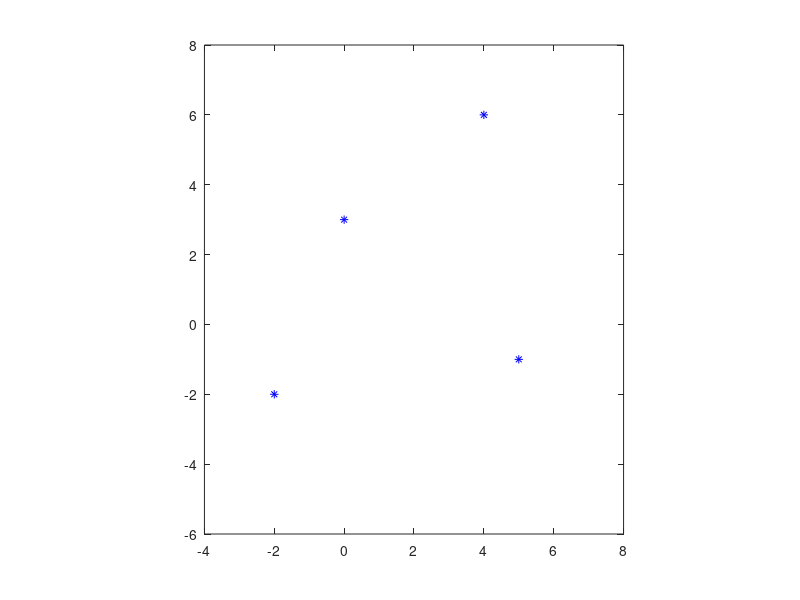

This figure's MATLAB source: (Note: this script raises an error after producing the figure.)
clear
px = [-2 0 4 5]; py = [-2 3 6 -1];
plot(px, py, 'b*');
axis([-4 8 -6 8]); axis equal; hold on;
t0 = -1; t1 = 1; t2 = 2; t3 = 4;

syms a3 a2 a1 a0
eq = [a3*t0^3 + a2*t0^2 + a1*t0 + a0 == px(1), ...
    a3*t1^3 + a2*t1^2 + a1*t1 + a0 == px(2), ...
    a3*t2^3 + a2*t2^2 + a1*t2 + a0 == px(3), ...
    a3*t3^3 + a2*t3^2 + a1*t3 + a0 == px(4)
    ];
m = solve(eq, [a3 a2 a1 a0]);
syms t 
x(t) = m.a3*t^3 + m.a2*t^2 + m.a1*t + m.a0

syms b3 b2 b1 b0
eq = [b3*t0^3 + b2*t0^2 + b1*t0 + b0 == py(1), ...
    b3*t1^3 + b2*t1^2 + b1*t1 + b0 == py(2), ...
    b3*t2^3 + b2*t2^2 + b1*t2 + b0 == py(3), ...
    b3*t3^3 + b2*t3^2 + b1*t3 + b0 == py(4)
    ];
m = solve(eq, [b3 b2 b1 b0]);
syms t 
y(t) = m.b3*t^3 + m.b2*t^2 + m.b1*t + m.b0



fplot(x,y, [t0 t3])